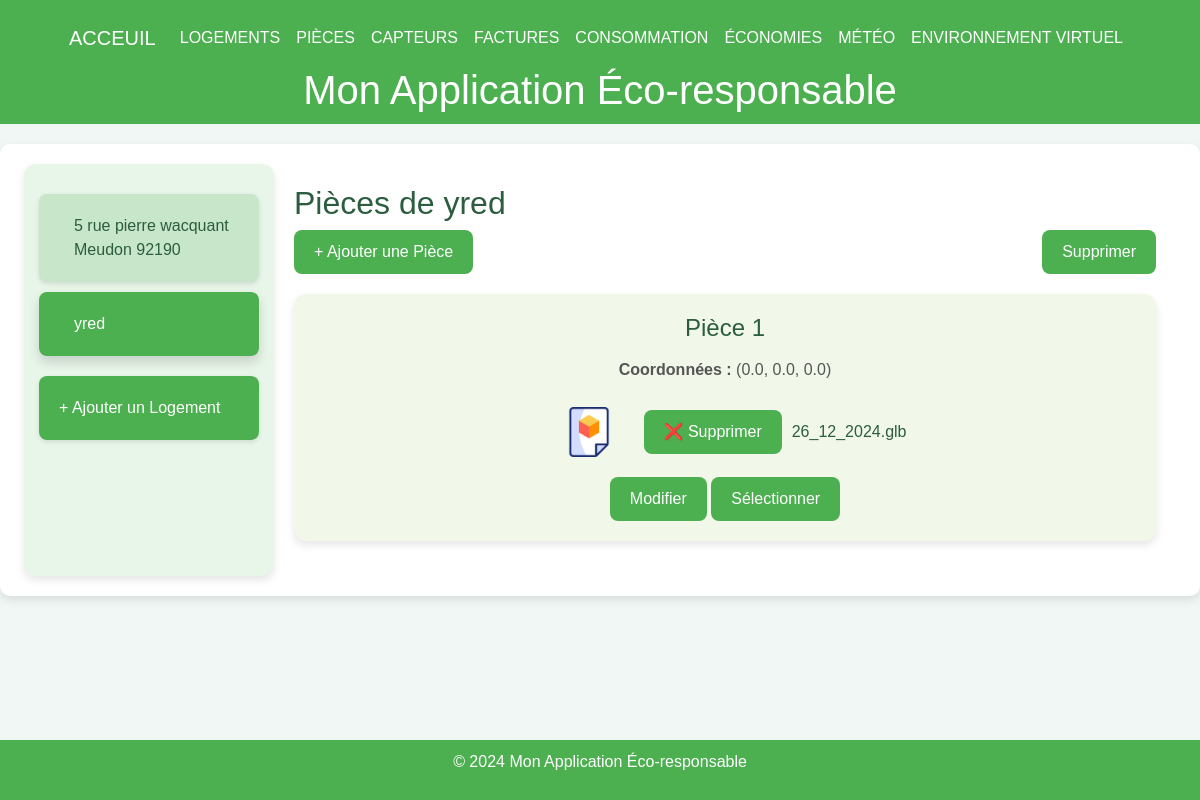
Before: /rooms/2 with the older database file.
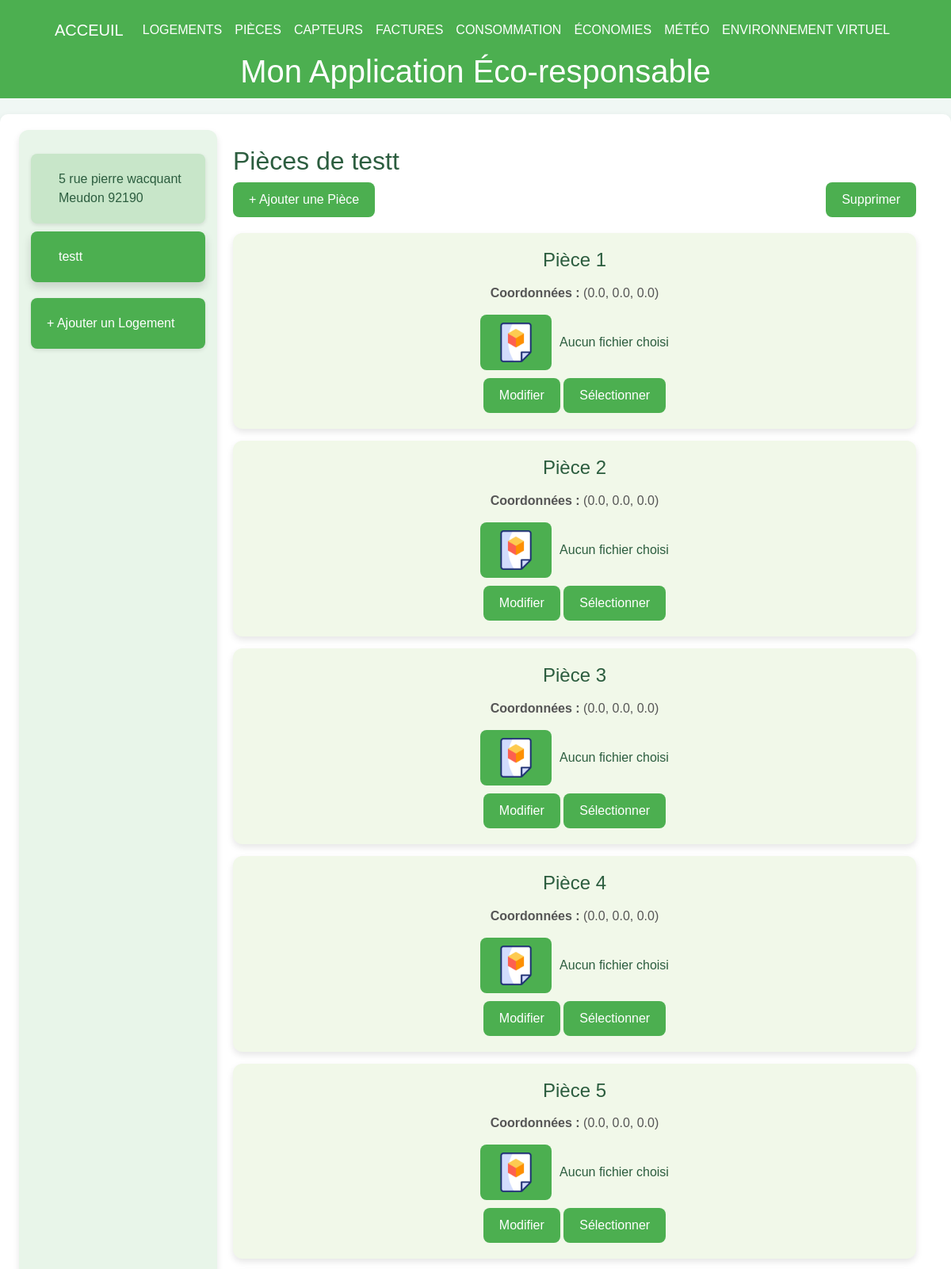
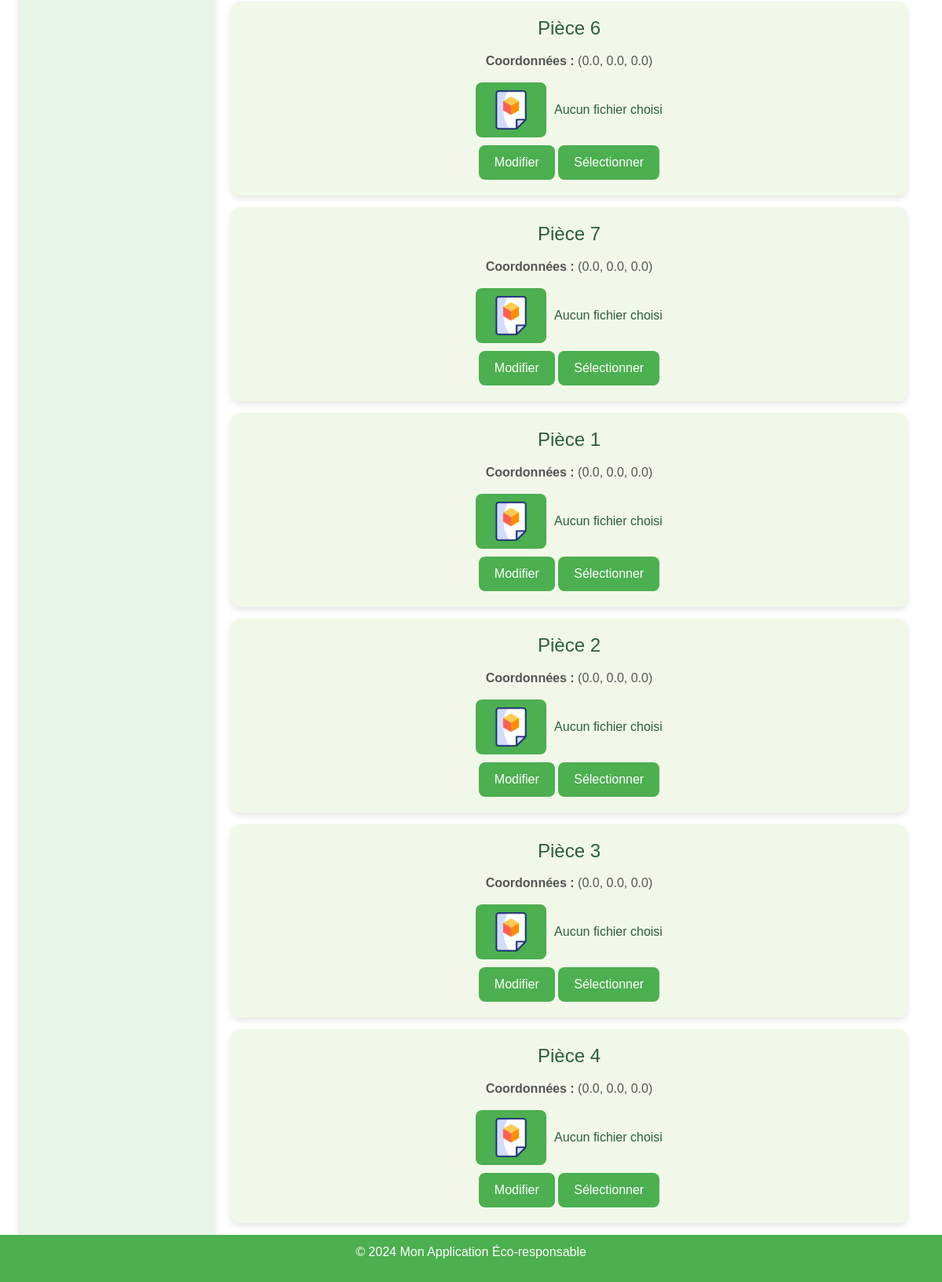
After: the same page with the newer database file (2 pictures, top to bottom).
### tables this page shows
CREATE TABLE Housing (
housing_id INTEGER PRIMARY KEY, -- Identifiant unique pour chaque logement
address VARCHAR(255), -- Adresse du logement
phone_number VARCHAR(20), -- NumÃ©ro de contact pour le logement
ip_address VARCHAR(15), -- Adresse IP associÃ©e au logement
insert_date TIMESTAMP DEFAULT CURRENT_TIMESTAMP -- Horodatage de l'ajout de l'enregistrement
);

CREATE TABLE Room (
    room_id INTEGER PRIMARY KEY, 
    housing_id INTEGER,
    name VARCHAR(100),
    x FLOAT,
    y FLOAT,
    z FLOAT,
    gltf_model VARCHAR(100) DEFAULT NULL,  -- Fix here: Comma instead of semicolon
    FOREIGN KEY (housing_id) REFERENCES Housing(housing_id)
);

### main.py (the view)
@app.get("/rooms/{housing_id}", response_class=HTMLResponse)
def get_rooms_for_housing(request: Request, housing_id: int):
    conn = get_db_connection()
    logements = conn.execute("SELECT housing_id, address FROM Housing").fetchall()
    rooms = conn.execute("SELECT * FROM Room WHERE housing_id = ?", (housing_id,)).fetchall()
    logement_address = next((logement["address"] for logement in logements if logement["housing_id"] == housing_id), "Logement par Défaut")
    conn.close()
    logements_list = [dict(logement) for logement in logements]
    rooms_list = [dict(room) for room in rooms]
    return templates.TemplateResponse("rooms.html", {
        "request": request,
        "logements": logements_list,
        "rooms": rooms_list,
        "selected_id": housing_id,
        "selected_logement_address": logement_address
    })

### templates/rooms.html (shortened to what this page needs)
{% extends "layout.html" %}
{% block content %}
<div class="container-fluid">
    <div class="menu">
        {% for logement in logements %}
        <div class="menu-item {% if selected_id == logement.housing_id %}active{% endif %}"
            onclick="location.href='/rooms/{{ logement.housing_id }}'">
            {{ logement.address }}
        </div>
        {% endfor %}
        <div class="menu-item" style="background-color: #4caf50; color: white;"
                  onclick="location.href='http://localhost:8000/logements'">
                  + Ajouter un Logement
            </div>
    </div>
    <div class="content">
        <h2>Pièces de {{ selected_logement_address or 'Logement par Défaut' }}</h2>
        <div class="actions">
            <button class="btn" onclick="openAddModal()">+ Ajouter une Pièce</button>
            <button class="btn" onclick="deleteSelected()">Supprimer</button>
        </div>
        {% if rooms %}
        {% for room in rooms %}
        <div class="tile" id="tile-{{ room.room_id }}">
            <h3>{{ room.name }}</h3>
            <p><strong>Coordonnées :</strong> ({{ room.x }}, {{ room.y }}, {{ room.z }})</p>
            <div style="margin-top: 10px; display: flex; align-items: center; gap: 10px;">
                <label id="file-label-{{ room.room_id }}" for="gltf-upload-{{ room.room_id }}"
                    class="custom-file-upload btn" {% if room.gltf_model %}style="background-color: transparent;" {%
                    endif %}>
                    <div class="file-icon-container">
                        <img src="/static/icons/3d-file-static.png" alt="3D Static" class="file-icon static-img">
                    </div>
                </label>
                <button id="delete-btn-{{ room.room_id }}" class="btn"  onclick="deleteFile('{{ room.room_id }}')">
                    ❌ Supprimer
                </button>
                <span id="file-name-{{ room.room_id }}">
                    {% if room.gltf_model %} {{ room.gltf_model.split('/')[-1] }} {% else %} Aucun fichier choisi {%
                    endif %}
                </span>
            </div>
            <div style="margin-top: 10px;">
                <button class="btn"
                    onclick="openEditModal('{{ room.room_id }}', '{{ room.name }}', '{{ room.x }}', '{{ room.y }}', '{{ room.z }}')">
                    Modifier
                </button>
                <button class="btn" onclick="toggleSelection('{{ room.room_id }}')">Sélectionner</button>
            </div>
        </div>
        {% endfor %}
        {% else %}
        <p>Aucune pièce trouvée pour ce logement.</p>
        {% endif %}
    </div>
</div>
{% endblock %}

### templates/layout.html (shortened to what this page needs)
<!DOCTYPE html>
<html lang="fr">
<head>
    <link href="https://cdn.jsdelivr.net/npm/bootstrap@5.3.0/dist/css/bootstrap.min.css" rel="stylesheet">
</head>
<body>
    <header>
        {% include 'menu.html' %}
        <h1>Mon Application Éco-responsable</h1>
    </header>
    <main class="container-fluid">
        {% block content %}{% endblock %}
    </main>
    <footer>
        <p>&copy; 2024 Mon Application Éco-responsable</p>
    </footer>
</body>
</html>

### templates/menu.html (shortened to what this page needs)
<nav class="navbar navbar-expand-lg navbar-light">
    <div class="container-fluid">
        <a class="navbar-brand text-white" href="/">Acceuil</a>
        <div class="collapse navbar-collapse" id="navbarNav">
            <ul class="navbar-nav">
                <li class="nav-item"><a class="nav-link text-white" href="/logements">Logements</a></li>
                <li class="nav-item"><a class="nav-link text-white" href="/rooms/1">Pièces</a></li>
                <li class="nav-item"><a class="nav-link text-white" href="/sensors/1">Capteurs</a></li>
                <li class="nav-item"><a class="nav-link text-white" href="/visualiser_factures">Factures</a></li>
                <li class="nav-item"><a class="nav-link text-white" href="/consommation_par_logement">Consommation</a></li>
                <li class="nav-item"><a class="nav-link text-white" href="/economies_realisees">Économies</a></li>
                <li class="nav-item"><a class="nav-link text-white" href="/meteo">Météo</a></li>
                <li class="nav-item"><a class="nav-link text-white" href="/virtualEnvironment">Environnement Virtuel</a></li>
            </ul>
        </div>
    </div>
</nav>

### templates/layout.html (style rules this page uses)
body { font-family: Arial, sans-serif; margin: 0; padding: 0; background-color: #f0f7f4; color: #2c5d3f; }
header { background-color: #4caf50; color: white; display: flex; flex-direction: column; align-items: center; padding: 10px; position: relative; }
header h1 { text-align: center; margin: 0; }
main { margin: 20px auto; padding: 20px; max-width: 1200px; background-color: white; border-radius: 10px; box-shadow: 0 4px 10px rgba(0, 0, 0, 0.1); }
footer { background-color: #4caf50; color: white; text-align: center; padding: 10px 0; position: fixed; width: 100%; bottom: 0; }

### templates/rooms.html (style rules this page uses)
.container-fluid { display: flex; flex-direction: column; }
@media (min-width: 768px) { .container-fluid { flex-direction: row; } }
.menu { width: 100%; background-color: #e8f5e9; padding: 15px; border-radius: 12px; box-shadow: 0 4px 8px rgba(0, 0, 0, 0.1); }
@media (min-width: 768px) { .menu { width: 250px; border-bottom: none; border-radius: 12px; } }
.menu-item { background-color: #c8e6c9; padding: 20px; margin: 15px 0; text-align: left; border-radius: 8px; cursor: pointer; display: flex; align-items: center; gap: 15px; transition: transform 0.3s, box-shadow 0.3s; box-shadow: 0 2px 5px rgba(0, 0, 0, 0.1); }
.menu-item:hover, .menu-item.active { background-color: #4caf50; color: white; transform: translateY(-5px); box-shadow: 0 6px 12px rgba(0, 0, 0, 0.15); }
.content { flex: 1; padding: 20px; }
.actions { margin-bottom: 20px; display: flex; justify-content: space-between; }
.btn { background-color: #4caf50; color: white; border: none; padding: 10px; border-radius: 5px; cursor: pointer; transition: transform 0.2s; }
.tile { display: inline-block; background-color: #f1f8e9; border-radius: 10px; padding: 10px; margin: 10px; box-shadow: 2px 2px 5px rgba(0, 0, 0, 0.2); text-align: center; transition: transform 0.3s; }
.tile { background-color: #f1f8e9; border-radius: 12px; padding: 20px; margin: 15px 0; box-shadow: 0 4px 8px rgba(0, 0, 0, 0.1); transition: transform 0.3s, box-shadow 0.3s; display: flex; flex-direction: column; align-items: center; text-align: center; }
.tile h3 { margin-bottom: 10px; font-size: 1.5rem; }
.tile p { margin: 5px 0; color: #555; }
.file-icon-container { display: flex; align-items: center; justify-content: center; cursor: pointer; }
.file-icon { width: 50px; height: 50px; transition: opacity 0.3s; }
.static-img { opacity: 1; }
.custom-file-upload { background-color: #4caf50; color: white; padding: 10px 20px; border-radius: 8px; cursor: pointer; border: none; font-size: 1rem; transition: background-color 0.3s, transform 0.2s; }
.btn { background-color: #4caf50; color: white; border: none; padding: 10px 20px; border-radius: 8px; cursor: pointer; transition: background-color 0.3s, transform 0.2s; }

### templates/menu.html (style rules this page uses)
.navbar { background-color: #4caf50 !important; }
.navbar-brand, .nav-link { color: white !important; position: relative; text-transform: uppercase; font-weight: 500; transition: color 0.3s ease; }
.nav-link::after { content: ''; position: absolute; left: 0; bottom: -3px; width: 0; height: 2px; background-color: #ffd700; transition: width 0.3s ease; }

Changed rows visible on the page:
removed Housing: address "yred"
removed Room: name "Pièce 1", x "0.0", y "0.0", z "0.0", gltf_model "26_12_2024.glb"
added Housing: address "testt"
added Room: name "Pièce 1", x "0.0", y "0.0", z "0.0", shows "Aucun fichier choisi"
added Room: name "Pièce 2", x "0.0", y "0.0", z "0.0", shows "Aucun fichier choisi"
added Room: name "Pièce 3", x "0.0", y "0.0", z "0.0", shows "Aucun fichier choisi"
added Room: name "Pièce 4", x "0.0", y "0.0", z "0.0", shows "Aucun fichier choisi"
added Room: name "Pièce 5", x "0.0", y "0.0", z "0.0", shows "Aucun fichier choisi"
added Room: name "Pièce 6", x "0.0", y "0.0", z "0.0", shows "Aucun fichier choisi"
added Room: name "Pièce 7", x "0.0", y "0.0", z "0.0", shows "Aucun fichier choisi"
added Room: name "Pièce 1", x "0.0", y "0.0", z "0.0", shows "Aucun fichier choisi"
added Room: name "Pièce 2", x "0.0", y "0.0", z "0.0", shows "Aucun fichier choisi"
added Room: name "Pièce 3", x "0.0", y "0.0", z "0.0", shows "Aucun fichier choisi"
added Room: name "Pièce 4", x "0.0", y "0.0", z "0.0", shows "Aucun fichier choisi"
